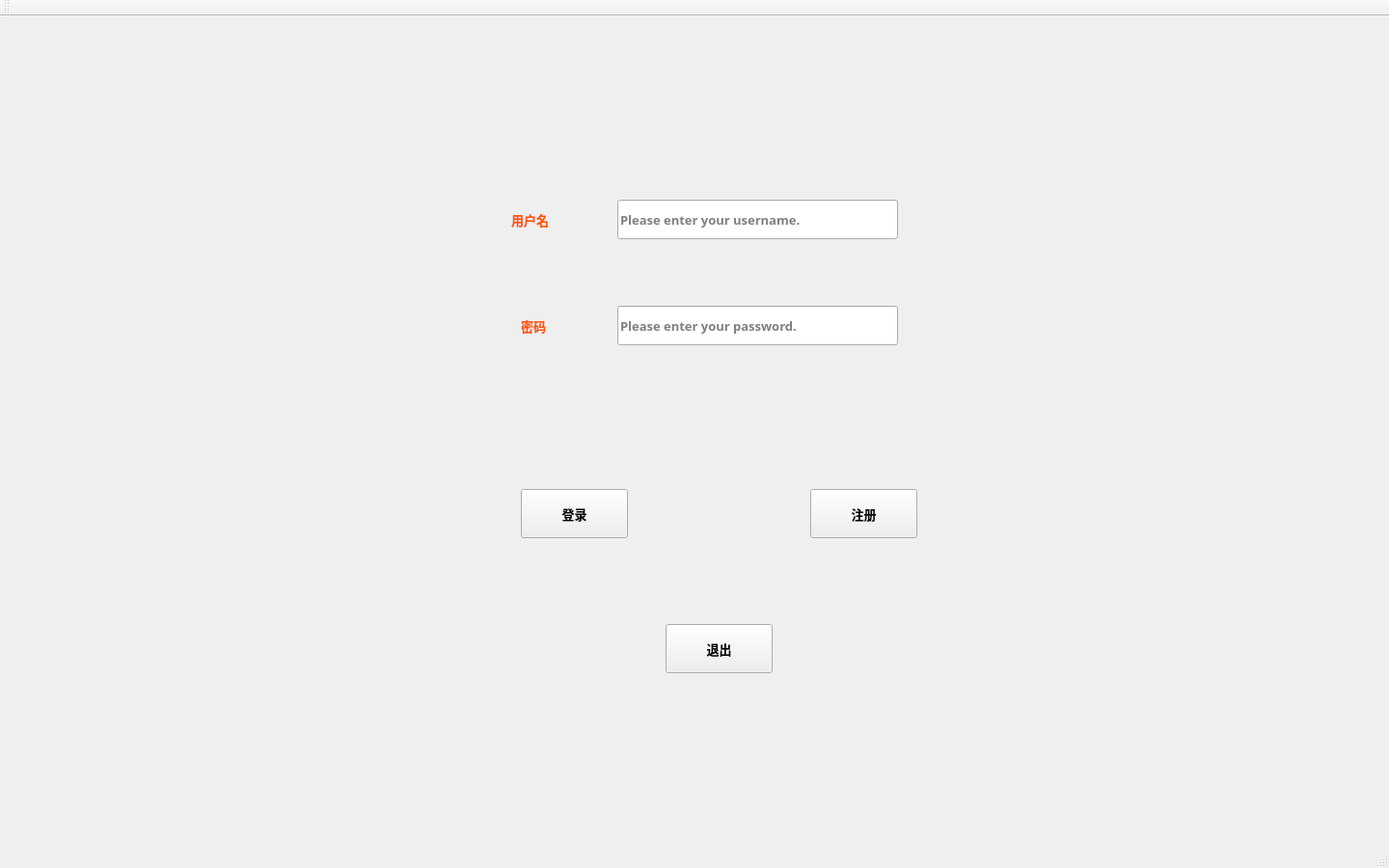
<?xml version="1.0" encoding="UTF-8"?>
<ui version="4.0">
 <class>MainWindow</class>
 <widget class="QMainWindow" name="MainWindow">
  <property name="geometry">
   <rect>
    <x>0</x>
    <y>0</y>
    <width>1440</width>
    <height>900</height>
   </rect>
  </property>
  <property name="font">
   <font>
    <family>Segoe UI Semibold</family>
    <pointsize>10</pointsize>
    <weight>75</weight>
    <bold>true</bold>
   </font>
  </property>
  <property name="windowTitle">
   <string>MainWindow</string>
  </property>
  <widget class="QWidget" name="centralWidget">
   <widget class="QLabel" name="user_label">
    <property name="geometry">
     <rect>
      <x>530</x>
      <y>190</y>
      <width>71</width>
      <height>41</height>
     </rect>
    </property>
    <property name="sizePolicy">
     <sizepolicy hsizetype="Expanding" vsizetype="Expanding">
      <horstretch>0</horstretch>
      <verstretch>0</verstretch>
     </sizepolicy>
    </property>
    <property name="styleSheet">
     <string notr="true">color: rgb(255, 85, 0);
font: 14pt &quot;Adobe Devanagari&quot;;</string>
    </property>
    <property name="text">
     <string>用户名</string>
    </property>
   </widget>
   <widget class="QLineEdit" name="usrLineEdit">
    <property name="geometry">
     <rect>
      <x>640</x>
      <y>190</y>
      <width>291</width>
      <height>41</height>
     </rect>
    </property>
    <property name="sizePolicy">
     <sizepolicy hsizetype="Expanding" vsizetype="Expanding">
      <horstretch>0</horstretch>
      <verstretch>0</verstretch>
     </sizepolicy>
    </property>
    <property name="styleSheet">
     <string notr="true"/>
    </property>
    <property name="placeholderText">
     <string>Please enter your username.</string>
    </property>
   </widget>
   <widget class="QLineEdit" name="pwdLineEdit">
    <property name="geometry">
     <rect>
      <x>640</x>
      <y>300</y>
      <width>291</width>
      <height>41</height>
     </rect>
    </property>
    <property name="sizePolicy">
     <sizepolicy hsizetype="Expanding" vsizetype="Expanding">
      <horstretch>0</horstretch>
      <verstretch>0</verstretch>
     </sizepolicy>
    </property>
    <property name="echoMode">
     <enum>QLineEdit::Password</enum>
    </property>
    <property name="placeholderText">
     <string>Please enter your password.</string>
    </property>
   </widget>
   <widget class="QPushButton" name="loginBtn">
    <property name="geometry">
     <rect>
      <x>540</x>
      <y>490</y>
      <width>111</width>
      <height>51</height>
     </rect>
    </property>
    <property name="sizePolicy">
     <sizepolicy hsizetype="Expanding" vsizetype="Expanding">
      <horstretch>0</horstretch>
      <verstretch>0</verstretch>
     </sizepolicy>
    </property>
    <property name="text">
     <string>登录</string>
    </property>
   </widget>
   <widget class="QPushButton" name="register_Btn">
    <property name="geometry">
     <rect>
      <x>840</x>
      <y>490</y>
      <width>111</width>
      <height>51</height>
     </rect>
    </property>
    <property name="sizePolicy">
     <sizepolicy hsizetype="Expanding" vsizetype="Expanding">
      <horstretch>0</horstretch>
      <verstretch>0</verstretch>
     </sizepolicy>
    </property>
    <property name="text">
     <string>注册</string>
    </property>
   </widget>
   <widget class="QLabel" name="pwd_label">
    <property name="geometry">
     <rect>
      <x>540</x>
      <y>300</y>
      <width>61</width>
      <height>41</height>
     </rect>
    </property>
    <property name="sizePolicy">
     <sizepolicy hsizetype="Expanding" vsizetype="Expanding">
      <horstretch>0</horstretch>
      <verstretch>0</verstretch>
     </sizepolicy>
    </property>
    <property name="styleSheet">
     <string notr="true">color: rgb(255, 85, 0);
font: 14pt &quot;Adobe Devanagari&quot;;</string>
    </property>
    <property name="text">
     <string>密码</string>
    </property>
   </widget>
   <widget class="QPushButton" name="exitBtn">
    <property name="geometry">
     <rect>
      <x>690</x>
      <y>630</y>
      <width>111</width>
      <height>51</height>
     </rect>
    </property>
    <property name="sizePolicy">
     <sizepolicy hsizetype="Expanding" vsizetype="Expanding">
      <horstretch>0</horstretch>
      <verstretch>0</verstretch>
     </sizepolicy>
    </property>
    <property name="text">
     <string>退出</string>
    </property>
   </widget>
  </widget>
  <widget class="QMenuBar" name="menuBar">
   <property name="geometry">
    <rect>
     <x>0</x>
     <y>0</y>
     <width>1440</width>
     <height>26</height>
    </rect>
   </property>
  </widget>
  <widget class="QToolBar" name="mainToolBar">
   <attribute name="toolBarArea">
    <enum>TopToolBarArea</enum>
   </attribute>
   <attribute name="toolBarBreak">
    <bool>false</bool>
   </attribute>
  </widget>
  <widget class="QStatusBar" name="statusBar"/>
 </widget>
 <layoutdefault spacing="6" margin="11"/>
 <resources/>
 <connections>
  <connection>
   <sender>exitBtn</sender>
   <signal>clicked()</signal>
   <receiver>MainWindow</receiver>
   <slot>close()</slot>
   <hints>
    <hint type="sourcelabel">
     <x>316</x>
     <y>376</y>
    </hint>
    <hint type="destinationlabel">
     <x>350</x>
     <y>244</y>
    </hint>
   </hints>
  </connection>
 </connections>
</ui>
